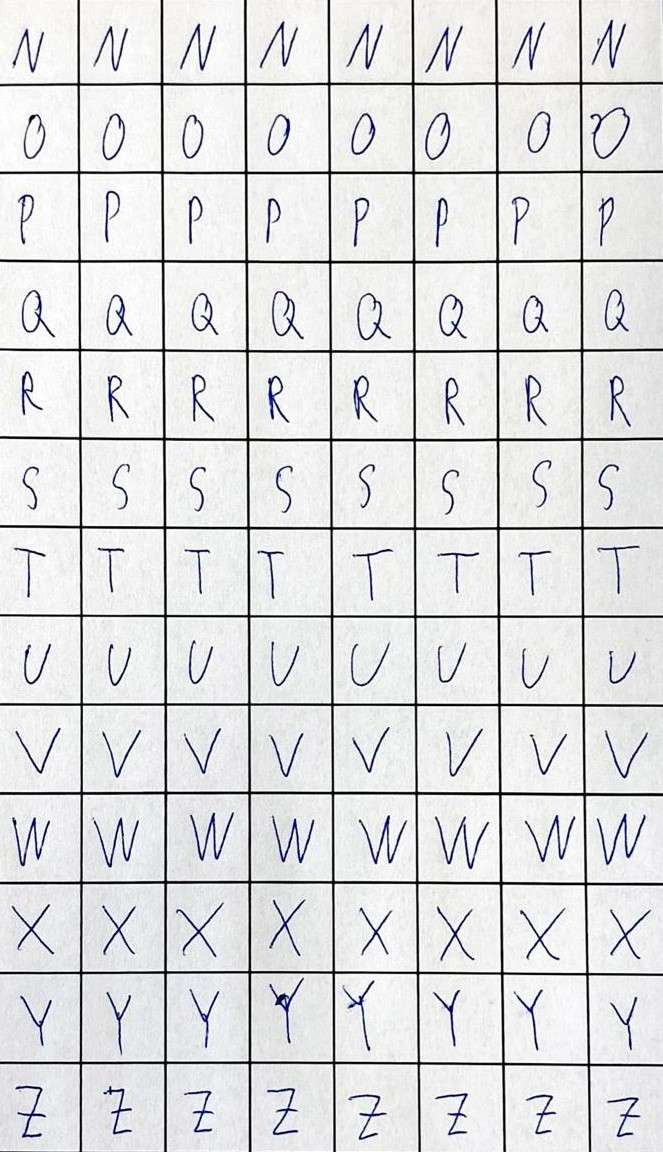
#> input picture 2.jpg, 663 x 1152 px
$ python Buchstaben_extrahieren.py
#> lines starting #> are read from the running program, lines starting #| are printed output that depends on the picture
import cv2
import numpy as np
import os

#User parameters
output_folder="letters3"
image = cv2.imread("2.jpg")
#> image is the input picture: shape (1152, 663, 3); mean B, G, R 222.6, 221.4, 221
number_rows=13
number_cols=8
margin=8 #Rand der weggeschnitten wird bei den einzelnen Buchstaben

gray = cv2.cvtColor(image, cv2.COLOR_BGR2GRAY)

height, width, channels = image.shape
#> height = 1152; width = 663; channels = 3
print(height)
#| 1152
print(width)
#| 663

letter_width=width//number_cols
#> letter_width = 82
letter_height=height//number_rows
#> letter_height = 88

print(letter_width)
#| 82
print(letter_height)
#| 88

if not os.path.exists(output_folder):
        os.makedirs(output_folder)

for i in range(0,number_rows):
    for j in range(0,number_cols):
        x=j*letter_width
        y=i*letter_height

        letter_img=gray[y+margin:y+letter_height-margin,x+margin:x+letter_width-margin]
        #if i==6 and j==8:
        #    cv2.imshow('letter_img', letter_img)
        cv2.imwrite(output_folder+'/letter'+str(i)+str(j)+'.png', letter_img)
#> this loop made 13 passes
#> pass 1, `cv2.imwrite(output_folder+'/letter'+str(i)+str(j)+'.png', letter_img)`:
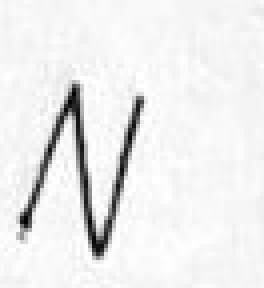
#> saved as letter00.png: shape (72, 66) (shown 4 times larger); min 2, max 255, mean 236.4
#> pass 1, `cv2.imwrite(output_folder+'/letter'+str(i)+str(j)+'.png', letter_img)`:
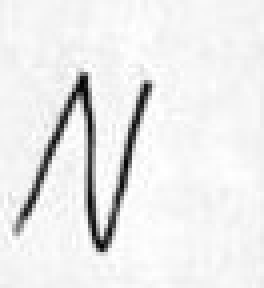
#> saved as letter01.png: shape (72, 66) (shown 4 times larger); min 3, max 255, mean 234.6
#> pass 1, `cv2.imwrite(output_folder+'/letter'+str(i)+str(j)+'.png', letter_img)`:
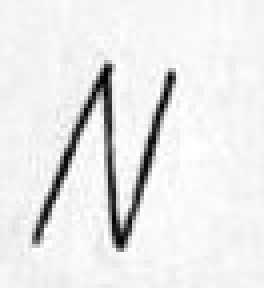
#> saved as letter02.png: shape (72, 66) (shown 4 times larger); min 1, max 255, mean 232.3
#> pass 1, `cv2.imwrite(output_folder+'/letter'+str(i)+str(j)+'.png', letter_img)`:
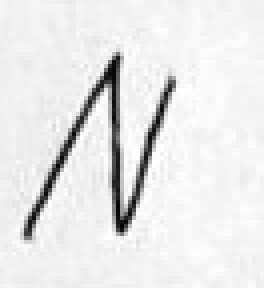
#> saved as letter03.png: shape (72, 66) (shown 4 times larger); min 3, max 255, mean 231.7


#cv2.imshow('BuchstabenRaster', gray)
cv2.waitKey(0)
cv2.destroyAllWindows()

$ run again, with 1.jpg copied over 2.jpg
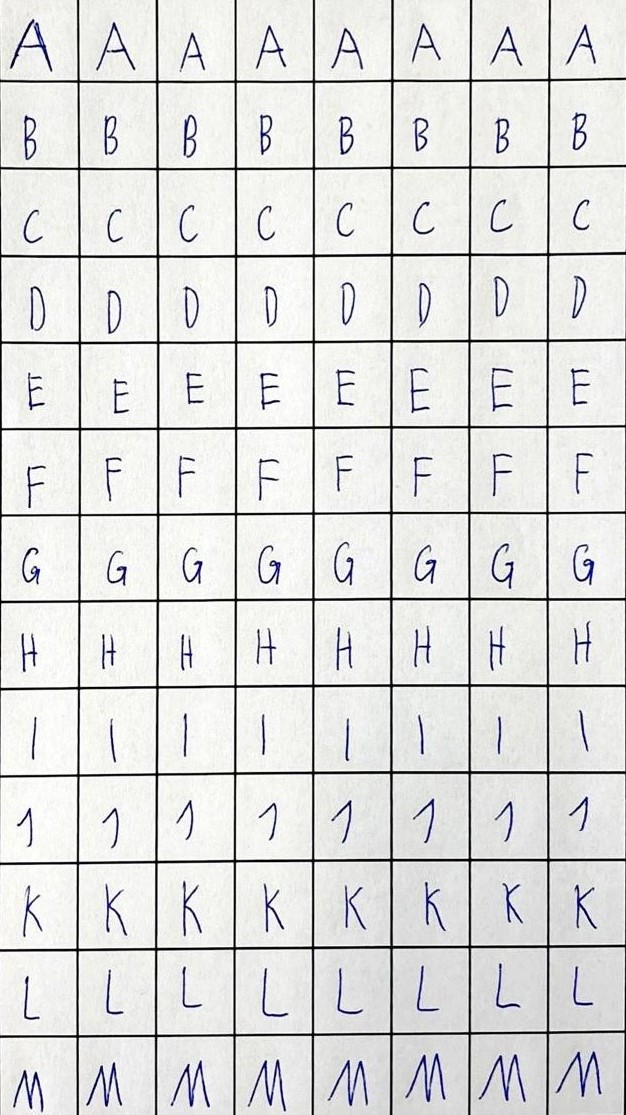
#> input picture 1.jpg, 626 x 1115 px
#> image is the input picture: shape (1115, 626, 3); mean B, G, R 220.3, 221.6, 221.2
#| 1115
#| 626
#| 78
#| 85
#> the loop `for i in range(0,number_rows):` made 13 passes
#> pass 1, `cv2.imwrite(output_folder+'/letter'+str(i)+str(j)+'.png', letter_img)`:
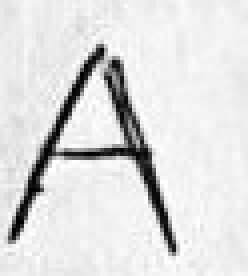
#> saved as letter00.png: shape (69, 62) (shown 4 times larger); min 0, max 255, mean 221.6
#> pass 1, `cv2.imwrite(output_folder+'/letter'+str(i)+str(j)+'.png', letter_img)`:
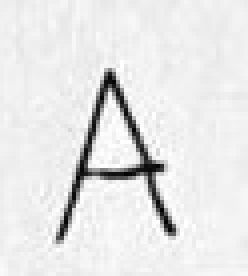
#> saved as letter03.png: shape (69, 62) (shown 4 times larger); min 1, max 255, mean 230.1

$ run again, with GUIss.jpg copied over 2.jpg
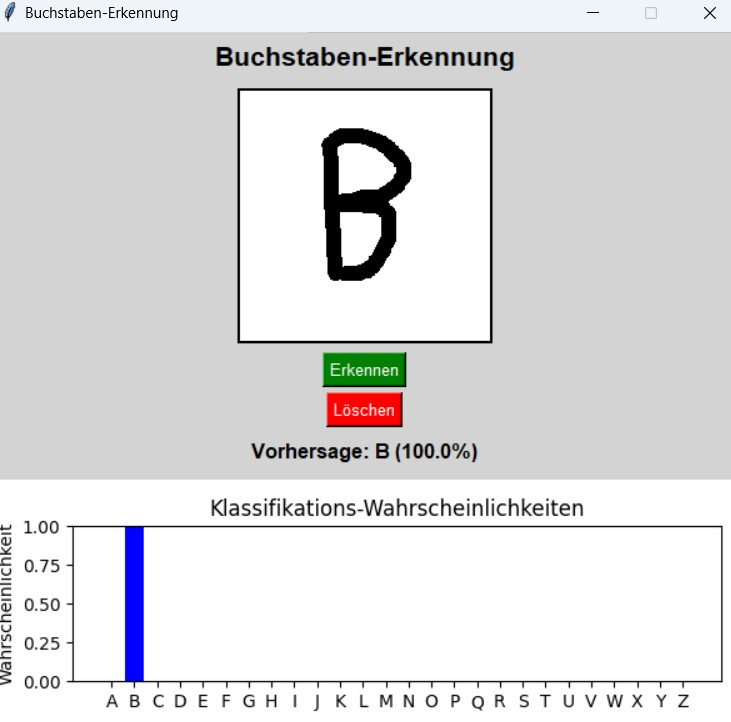
#> input picture GUIss.jpg, 731 x 722 px
#> image is the input picture: shape (722, 731, 3); mean B, G, R 221.5, 220.5, 220.7
#| 722
#| 731
#| 91
#| 55
#> the loop `for i in range(0,number_rows):` made 13 passes
#> pass 1, `cv2.imwrite(output_folder+'/letter'+str(i)+str(j)+'.png', letter_img)`:
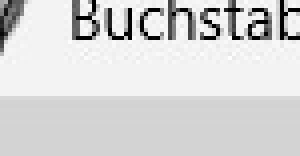
#> saved as letter00.png: shape (39, 75) (shown 4 times larger); min 1, max 254, mean 214
#> pass 1, `cv2.imwrite(output_folder+'/letter'+str(i)+str(j)+'.png', letter_img)`:
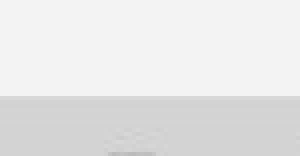
#> saved as letter02.png: shape (39, 75) (shown 4 times larger); min 187, max 243, mean 230.8
